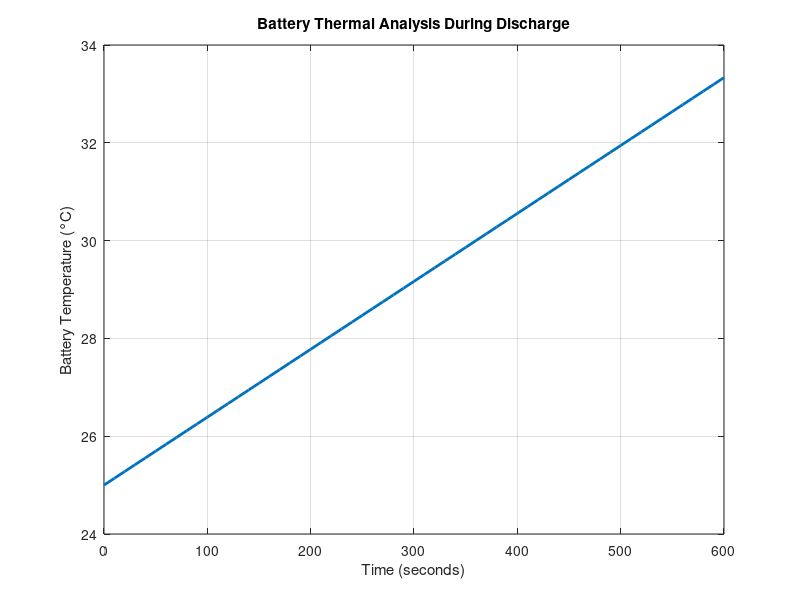

The MATLAB source for this figure:
% Battery Thermal Analysis 
% Formula: I^2*R*t

% Battery Thermal Analysis Program

% Input Parameters

I = 50; % Battery Current (A)

R = 0.01; % Internal Resistance (Ohm)

m = 2; % Battery Mass (kg)

Cp = 900; % Specific Heat Capacity (J/kg°C)

T_initial = 25; % Initial Temperature (°C)

% Simulation Time (0 to 600 seconds)

t = 0:10:600;

% Heat Generation Calculation

% Q = I^2 * R * t

Q = I^2 * R .* t;

% Temperature Rise Calculation

% DeltaT = Q / (m * Cp)

DeltaT = Q ./ (m * Cp);

% Final Battery Temperature

T = T_initial + DeltaT;

% Display Results

fprintf('Initial Temperature = %.2f °C\n', T_initial);

fprintf('Final Temperature = %.2f °C\n', T(end));

fprintf('Temperature Rise = %.2f °C\n', DeltaT(end));

% Plot Temperature vs Time

plot(t, T, 'LineWidth', 2);

grid on;

xlabel('Time (seconds)');

ylabel('Battery Temperature (°C)');

title('Battery Thermal Analysis During Discharge');
